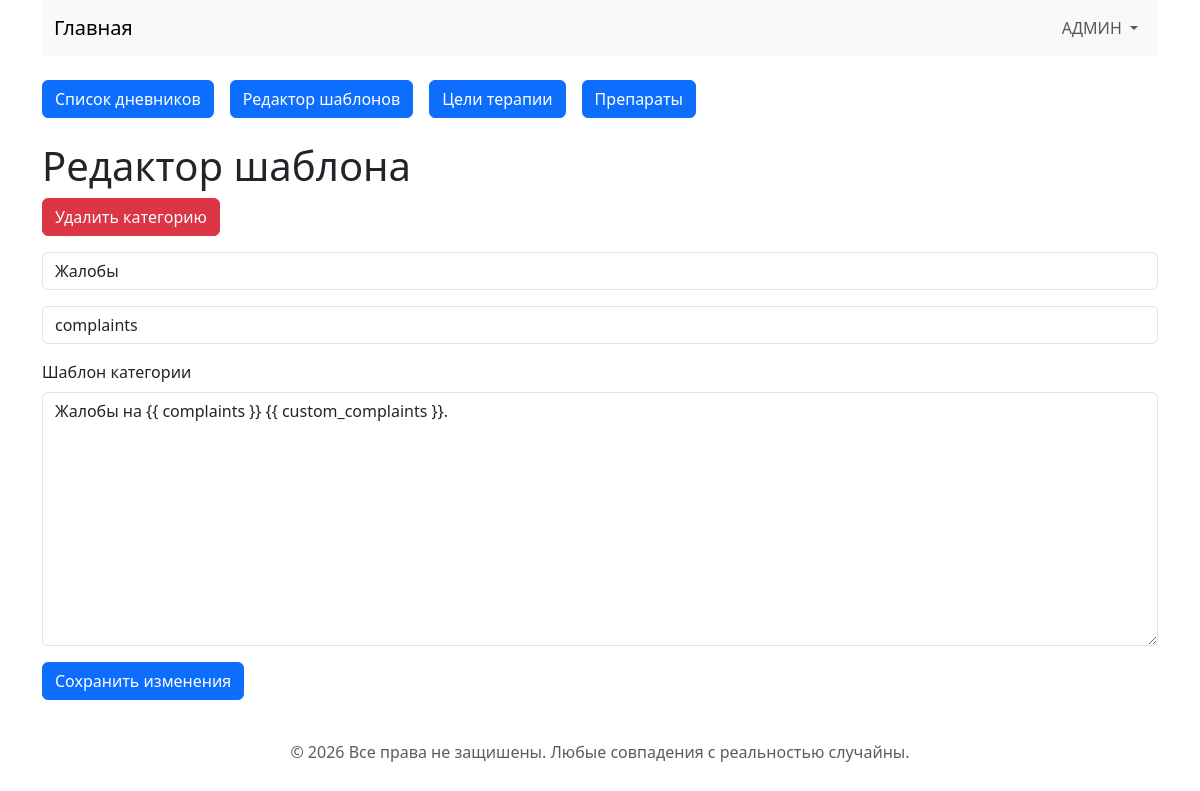
Before: /categories/edit/1 (signed in) with the older database file.
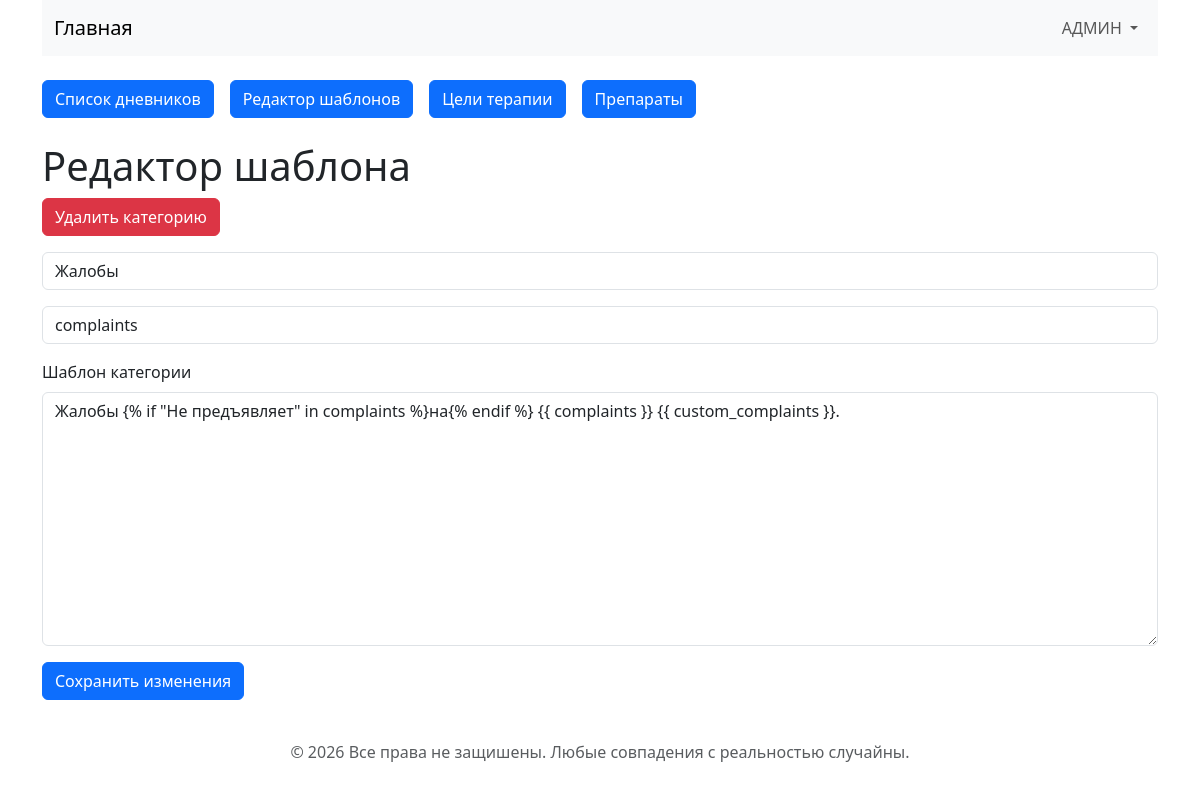
After: the same page with the newer database file.
### app.py (models this page shows, shortened)
class Category(db.Model):
    __tablename__ = "category"
    id = db.Column(db.Integer, primary_key=True)
    name = db.Column(db.String(100), nullable=False)
    slug = db.Column(db.String(100), unique=True, nullable=False)
    order = db.Column(db.Integer, nullable=False)
    template = db.Column(db.Text, nullable=False)
    variables = db.relationship(
        "TemplateVariable",
        backref="category",
        cascade="all, delete-orphan",
    )

### app.py (the view, shortened to what this page needs)
@app.route("/categories/edit/<int:category_id>", methods=["GET", "POST"])
@login_required
def edit_category(category_id):
    category = Category.query.get_or_404(category_id)
    form = CategoryForm(obj=category)
    return render_template(
        "add_category.html",
        form=form,
        category=category,
    )

### app.py
class CategoryForm(FlaskForm):
    name = StringField(
        "Введите название категории",
        validators=[DataRequired()],
    )
    slug = StringField(
        "Введите техническое название категории",
        validators=[DataRequired()],
    )
    template = TextAreaField(
        "Шаблон категории",
        validators=[DataRequired()],
    )
    submit = SubmitField("Сохранить изменения")

### app.py (called while the page is built)
@login_manager.user_loader
def load_user(user_id):
    return db.session.get(User, int(user_id))

### templates/add_category.html (shortened to what this page needs)
{% extends "base.html" %}
{% block content %}
<div class="container">
    {% if category %}
        <h1>Редактор шаблона</h1>
        <form
            method="POST"
            action="{{ url_for('del_category', category_id=category.id) }}"
            onsubmit="return confirm('Вы действительно хотите удалить категорию?');"
            class="mb-3"
        >
            <button type="submit" class="btn btn-danger">
                Удалить категорию
            </button>
        </form>
    {% else %}
        <h1>Добавление шаблона</h1>
    {% endif %}
    <form method="POST">
        <div class="mb-3">
            {{ form.name(class="form-control", placeholder=form.name.label.text) }}
        </div>
        <div class="mb-3">
            {{ form.slug(class="form-control", placeholder=form.slug.label.text) }}
        </div>
        <div class="mb-3">
            {{ form.template.label(class="form-label") }}
            {{ form.template(class="form-control", rows="10") }}
        </div>
        {{ form.submit(class="btn btn-primary") }}
    </form>
</div>
{% endblock content %}

Changed rows visible on the page:
changed Category "Жалобы": template "Жалобы на {{ complaints }} {{ custom_complaints }}." → "Жалобы {% if \"Не предъявляет\" in complaints %}на{% endif %} {{ complaints }} {{ custom_complaints }}."
